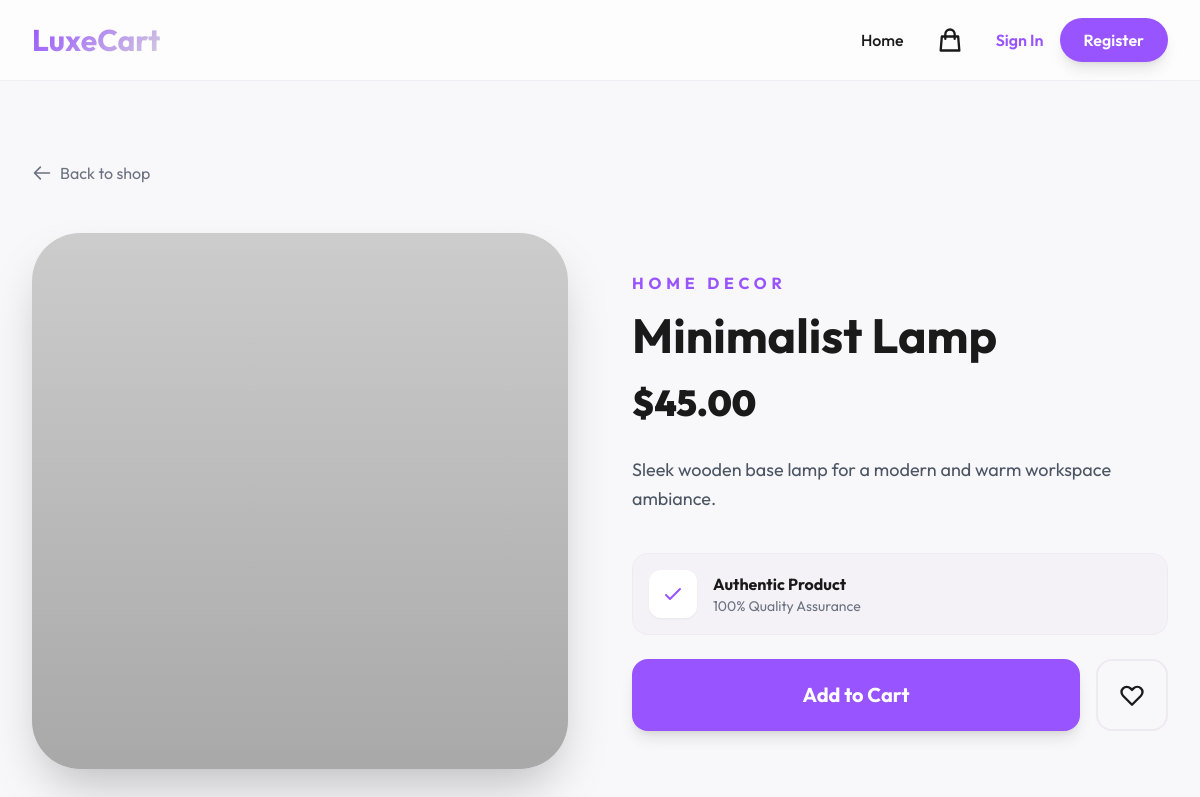
The app's page /product/3 with its own data.
### models.py (models this page shows)
class ProductModel(db.Model):
    __tablename__ = 'products'
    id = db.Column(db.Integer, primary_key=True)
    name = db.Column(db.String(100), nullable=False)
    description = db.Column(db.Text, nullable=False)
    price = db.Column(db.Float, nullable=False)
    category = db.Column(db.String(50), nullable=False)
    image_base64 = db.Column(db.Text, nullable=True) # Storing image as Base64 string
    created_at = db.Column(db.DateTime, default=datetime.utcnow)

### app.py (the view)
@app.route('/product/<int:p_id>')
def product_detail(p_id):
    product = ProductModel.query.get(p_id)
    if not product:
        return "Product Not Found", 404
    return render_template('product_detail.html', product=product, cart_count=len(session.get('cart', [])), username=session.get('username'))

### templates/product_detail.html (shortened to what this page needs)
{% extends "layout.html" %}
{% block content %}
<div class="max-w-7xl mx-auto px-4 sm:px-6 lg:px-8 py-20">
    <a href="/" class="inline-flex items-center gap-2 text-gray-500 hover:text-primary mb-12 transition-colors">
        <svg class="w-5 h-5" fill="none" stroke="currentColor" viewBox="0 0 24 24">
            <path stroke-linecap="round" stroke-linejoin="round" stroke-width="2" d="M10 19l-7-7m0 0l7-7m-7 7h18"></path>
        </svg>
        Back to shop
    </a>
    <div class="grid grid-cols-1 md:grid-cols-2 gap-16 items-center">
        <div class="rounded-[3rem] overflow-hidden shadow-2xl relative">
            <img src="{{ product.image_base64 or 'https://via.placeholder.com/500' }}" alt="{{ product.name }}" class="w-full h-auto">
            <div class="absolute inset-0 bg-gradient-to-t from-dark/20 to-transparent"></div>
        </div>
        <div>
            <span class="text-primary font-bold uppercase tracking-[0.3em] mb-4 block">{{ product.category }}</span>
            <h1 class="text-5xl font-bold mb-6">{{ product.name }}</h1>
            <div class="text-4xl font-black text-dark mb-8">${{ "{:,.2f}".format(product.price) }}</div>
            <p class="text-gray-600 text-lg leading-relaxed mb-10">
                {{ product.description }}
            </p>
            <div class="space-y-6">
                <div class="flex items-center gap-4 p-4 rounded-2xl bg-secondary/10 border border-secondary/20">
                    <div class="bg-white p-3 rounded-xl shadow-sm">
                        <svg class="w-6 h-6 text-primary" fill="none" stroke="currentColor" viewBox="0 0 24 24">
                            <path stroke-linecap="round" stroke-linejoin="round" stroke-width="2" d="M5 13l4 4L19 7"></path>
                        </svg>
                    </div>
                    <div>
                        <div class="font-bold">Authentic Product</div>
                        <div class="text-sm text-gray-500">100% Quality Assurance</div>
                    </div>
                </div>
                <div class="flex gap-4">
                    <button onclick="addToCart('{{ product.id }}')" class="flex-1 btn-primary text-white py-5 rounded-2xl font-bold text-xl shadow-lg">Add to Cart</button>
                    <button class="p-5 rounded-2xl border-2 border-secondary/30 hover:border-primary transition-all">
                        <svg class="w-7 h-7" fill="none" stroke="currentColor" viewBox="0 0 24 24">
                            <path stroke-linecap="round" stroke-linejoin="round" stroke-width="2" d="M4.318 6.318a4.5 4.5 0 000 6.364L12 20.364l7.682-7.682a4.5 4.5 0 00-6.364-6.364L12 7.636l-1.318-1.318a4.5 4.5 0 00-6.364 0z"></path>
                        </svg>
                    </button>
                </div>
            </div>
        </div>
    </div>
</div>
{% endblock %}

### templates/layout.html (style rules this page uses)
body { font-family: 'Outfit', sans-serif; background-color: #F8F7FA; }
.btn-primary { background: #9855FF; transition: all 0.3s ease; }

### records on screen
ProductModel: category "HOME DECOR", name "Minimalist Lamp", price "45.00", description "Sleek wooden base lamp for a modern and warm workspace ambiance."
